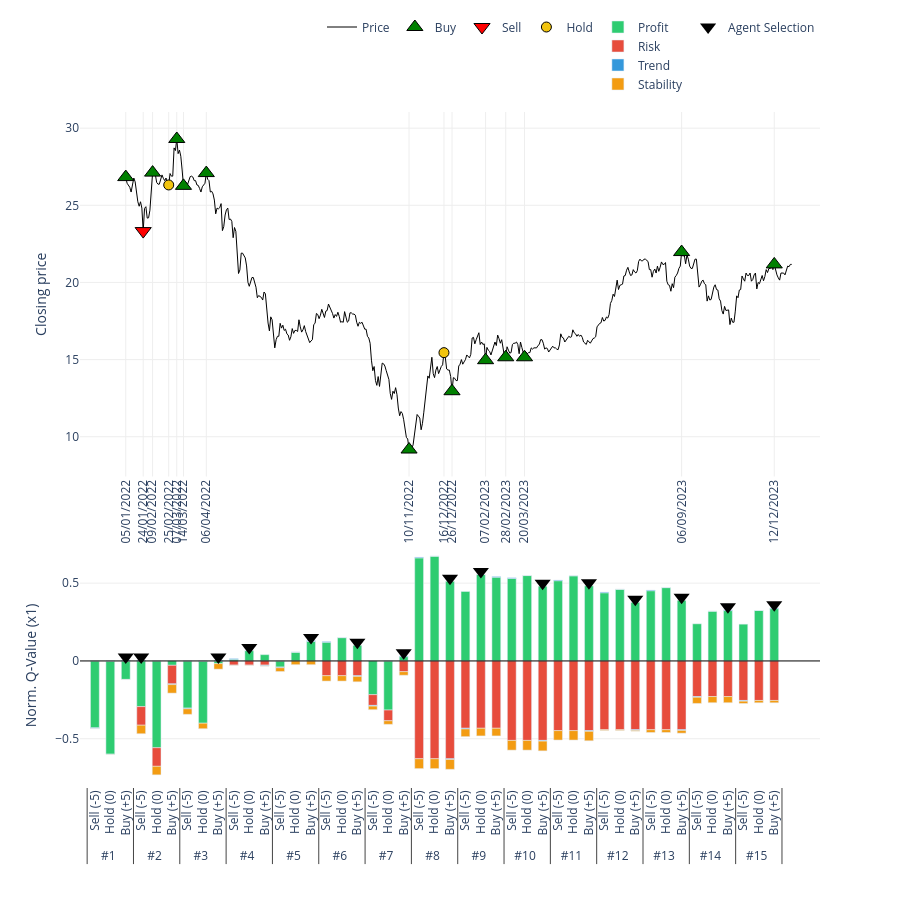

Notebook cell for this chart:
### Code cell
# 2. Gọi hàm vẽ (Truyền đúng tên biến vào)
plot_agent_reasoning_minimalist(
    ticker='HPG',                    # Tên mã cổ phiếu hiển thị trên tiêu đề
    df_price=df_processed_test_HPG,  # Dữ liệu giá
    actions=actions_HPG,             # Hành động thực tế
    q_history=q_values_history_HPG,      # Lịch sử Q-value (Input quan trọng)
    critical_indices=index_list_HPG,     # Danh sách các điểm cần vẽ
    scale=1                       # Thang đo hiển thị (để cột cao khoảng 50 đơn vị cho đẹp)
)

### Figure 1 — Plotly figure (JSON) as saved in the notebook; plotly's stock layout.template omitted (floating-point values rounded to 4 significant figures; data arrays with more than 128 entries replaced by an {"elided": "..."} marker saying what was removed)
{"data": [{"hoverinfo": "x+y", "line": {"color": "black", "width": 1}, "mode": "lines", "name": "Price", "type": "scatter", "x": {"elided": "498 str values"}, "xaxis": "x", "y": {"elided": "498 float values"}, "yaxis": "y"}, {"marker": {"color": "green", "line": {"color": "black", "width": 1}, "size": 14, "symbol": "triangle-up"}, "mode": "markers", "name": "Buy", "type": "scatter", "x": ["05/01/2022", "09/02/2022", "07/03/2022", "14/03/2022", "06/04/2022", "10/11/2022", "26/12/2022", "07/02/2023", "28/02/2023", "20/03/2023", "06/09/2023", "12/12/2023"], "xaxis": "x", "y": [26.83, 27.12, 29.3, 26.26, 27.09, 9.17, 12.95, 14.96, 15.15, 15.15, 21.97, 21.17], "yaxis": "y"}, {"marker": {"color": "red", "line": {"color": "black", "width": 1}, "size": 14, "symbol": "triangle-down"}, "mode": "markers", "name": "Sell", "type": "scatter", "x": ["24/01/2022"], "xaxis": "x", "y": [23.33], "yaxis": "y"}, {"marker": {"color": "#f1c40f", "line": {"color": "black", "width": 1}, "size": 10, "symbol": "circle"}, "mode": "markers", "name": "Hold", "type": "scatter", "x": ["25/02/2022", "16/12/2022"], "xaxis": "x", "y": [26.32, 15.45], "yaxis": "y"}, {"legendgroup": "comp", "marker": {"color": "#2ecc71"}, "name": "Profit", "type": "bar", "x": [["#1", "#1", "#1", "#2", "#2", "#2", "#3", "#3", "#3", "#4", "#4", "#4", "#5", "#5", "#5", "#6", "#6", "#6", "#7", "#7", "#7", "#8", "#8", "#8", "#9", "#9", "#9", "#10", "#10", "#10", "#11", "#11", "#11", "#12", "#12", "#12", "#13", "#13", "#13", "#14", "#14", "#14", "#15", "#15", "#15"], ["Sell (-5)", "Hold (0)", "Buy (+5)", "Sell (-5)", "Hold (0)", "Buy (+5)", "Sell (-5)", "Hold (0)", "Buy (+5)", "Sell (-5)", "Hold (0)", "Buy (+5)", "Sell (-5)", "Hold (0)", "Buy (+5)", "Sell (-5)", "Hold (0)", "Buy (+5)", "Sell (-5)", "Hold (0)", "Buy (+5)", "Sell (-5)", "Hold (0)", "Buy (+5)", "Sell (-5)", "Hold (0)", "Buy (+5)", "Sell (-5)", "Hold (0)", "Buy (+5)", "Sell (-5)", "Hold (0)", "Buy (+5)", "Sell (-5)", "Hold (0)", "Buy (+5)", "Sell (-5)", "Hold (0)", "Buy (+5)", "Sell (-5)", "Hold (0)", "Buy (+5)", "Sell (-5)", "Hold (0)", "Buy (+5)"]], "xaxis": "x2", "y": [-0.4299, -0.5995, -0.1188, -0.2936, -0.5578, -0.02793, -0.3033, -0.4002, -0.01739, 0.01043, 0.06667, 0.04033, -0.03936, 0.05714, 0.126, 0.1202, 0.15, 0.09999, -0.2168, -0.3155, 0.02766, 0.6625, 0.6736, 0.5118, 0.4464, 0.5556, 0.5381, 0.53, 0.549, 0.4802, 0.5158, 0.5475, 0.4827, 0.4381, 0.4605, 0.3765, 0.4514, 0.4716, 0.3893, 0.2386, 0.3199, 0.3237, 0.2364, 0.3245, 0.3361], "yaxis": "y2"}, {"legendgroup": "comp", "marker": {"color": "#e74c3c"}, "name": "Risk", "type": "bar", "x": [["#1", "#1", "#1", "#2", "#2", "#2", "#3", "#3", "#3", "#4", "#4", "#4", "#5", "#5", "#5", "#6", "#6", "#6", "#7", "#7", "#7", "#8", "#8", "#8", "#9", "#9", "#9", "#10", "#10", "#10", "#11", "#11", "#11", "#12", "#12", "#12", "#13", "#13", "#13", "#14", "#14", "#14", "#15", "#15", "#15"], ["Sell (-5)", "Hold (0)", "Buy (+5)", "Sell (-5)", "Hold (0)", "Buy (+5)", "Sell (-5)", "Hold (0)", "Buy (+5)", "Sell (-5)", "Hold (0)", "Buy (+5)", "Sell (-5)", "Hold (0)", "Buy (+5)", "Sell (-5)", "Hold (0)", "Buy (+5)", "Sell (-5)", "Hold (0)", "Buy (+5)", "Sell (-5)", "Hold (0)", "Buy (+5)", "Sell (-5)", "Hold (0)", "Buy (+5)", "Sell (-5)", "Hold (0)", "Buy (+5)", "Sell (-5)", "Hold (0)", "Buy (+5)", "Sell (-5)", "Hold (0)", "Buy (+5)", "Sell (-5)", "Hold (0)", "Buy (+5)", "Sell (-5)", "Hold (0)", "Buy (+5)", "Sell (-5)", "Hold (0)", "Buy (+5)"]], "xaxis": "x2", "y": [0, 0, 0, -0.1194, -0.1194, -0.1194, 0, 0, 0, -0.027, -0.027, -0.027, 0, 0, 0, -0.09498, -0.09498, -0.09498, -0.06905, -0.06905, -0.06905, -0.6289, -0.6289, -0.6289, -0.4327, -0.4327, -0.4327, -0.5108, -0.5108, -0.5108, -0.448, -0.448, -0.448, -0.4421, -0.4421, -0.4421, -0.4421, -0.4421, -0.4421, -0.229, -0.229, -0.229, -0.254, -0.254, -0.254], "yaxis": "y2"}, {"legendgroup": "comp", "marker": {"color": "#3498db"}, "name": "Trend", "type": "bar", "x": [["#1", "#1", "#1", "#2", "#2", "#2", "#3", "#3", "#3", "#4", "#4", "#4", "#5", "#5", "#5", "#6", "#6", "#6", "#7", "#7", "#7", "#8", "#8", "#8", "#9", "#9", "#9", "#10", "#10", "#10", "#11", "#11", "#11", "#12", "#12", "#12", "#13", "#13", "#13", "#14", "#14", "#14", "#15", "#15", "#15"], ["Sell (-5)", "Hold (0)", "Buy (+5)", "Sell (-5)", "Hold (0)", "Buy (+5)", "Sell (-5)", "Hold (0)", "Buy (+5)", "Sell (-5)", "Hold (0)", "Buy (+5)", "Sell (-5)", "Hold (0)", "Buy (+5)", "Sell (-5)", "Hold (0)", "Buy (+5)", "Sell (-5)", "Hold (0)", "Buy (+5)", "Sell (-5)", "Hold (0)", "Buy (+5)", "Sell (-5)", "Hold (0)", "Buy (+5)", "Sell (-5)", "Hold (0)", "Buy (+5)", "Sell (-5)", "Hold (0)", "Buy (+5)", "Sell (-5)", "Hold (0)", "Buy (+5)", "Sell (-5)", "Hold (0)", "Buy (+5)", "Sell (-5)", "Hold (0)", "Buy (+5)", "Sell (-5)", "Hold (0)", "Buy (+5)"]], "xaxis": "x2", "y": [-0.004577, 0, 0.004577, 0.004577, 0, -0.004577, -0.004577, 0, 0.004577, 0.004577, 0, -0.004577, -0.004577, 0, 0.004577, 0.004577, 0, -0.004577, -0.004577, 0, 0.004577, 0.004577, 0, -0.004577, -0.004577, 0, 0.004577, 0.004577, 0, -0.004577, 0.004577, 0, -0.004577, 0.004577, 0, -0.004577, 0.004577, 0, -0.004577, -0.004577, 0, 0.004577, -0.004577, 0, 0.004577], "yaxis": "y2"}, {"legendgroup": "comp", "marker": {"color": "#f39c12"}, "name": "Stability", "type": "bar", "x": [["#1", "#1", "#1", "#2", "#2", "#2", "#3", "#3", "#3", "#4", "#4", "#4", "#5", "#5", "#5", "#6", "#6", "#6", "#7", "#7", "#7", "#8", "#8", "#8", "#9", "#9", "#9", "#10", "#10", "#10", "#11", "#11", "#11", "#12", "#12", "#12", "#13", "#13", "#13", "#14", "#14", "#14", "#15", "#15", "#15"], ["Sell (-5)", "Hold (0)", "Buy (+5)", "Sell (-5)", "Hold (0)", "Buy (+5)", "Sell (-5)", "Hold (0)", "Buy (+5)", "Sell (-5)", "Hold (0)", "Buy (+5)", "Sell (-5)", "Hold (0)", "Buy (+5)", "Sell (-5)", "Hold (0)", "Buy (+5)", "Sell (-5)", "Hold (0)", "Buy (+5)", "Sell (-5)", "Hold (0)", "Buy (+5)", "Sell (-5)", "Hold (0)", "Buy (+5)", "Sell (-5)", "Hold (0)", "Buy (+5)", "Sell (-5)", "Hold (0)", "Buy (+5)", "Sell (-5)", "Hold (0)", "Buy (+5)", "Sell (-5)", "Hold (0)", "Buy (+5)", "Sell (-5)", "Hold (0)", "Buy (+5)", "Sell (-5)", "Hold (0)", "Buy (+5)"]], "xaxis": "x2", "y": [-0.001025, -0.001025, -0.001025, -0.05495, -0.05495, -0.05495, -0.03541, -0.03541, -0.03541, -0.001736, -0.001736, -0.001736, -0.02405, -0.02405, -0.02405, -0.03455, -0.03455, -0.03455, -0.02286, -0.02286, -0.02286, -0.06319, -0.06319, -0.06319, -0.04933, -0.04933, -0.04933, -0.06256, -0.06256, -0.06256, -0.06057, -0.06057, -0.06057, -0.004808, -0.004808, -0.004808, -0.01777, -0.01777, -0.01777, -0.03955, -0.03955, -0.03955, -0.01494, -0.01494, -0.01494], "yaxis": "y2"}, {"marker": {"color": "black", "size": 14, "symbol": "triangle-down"}, "mode": "markers", "name": "Agent Selection", "showlegend": true, "type": "scatter", "x": [["#1", "#2", "#3", "#4", "#5", "#6", "#7", "#8", "#9", "#10", "#11", "#12", "#13", "#14", "#15"], ["Buy (+5)", "Sell (-5)", "Buy (+5)", "Hold (0)", "Buy (+5)", "Buy (+5)", "Buy (+5)", "Buy (+5)", "Hold (0)", "Buy (+5)", "Buy (+5)", "Buy (+5)", "Buy (+5)", "Buy (+5)", "Buy (+5)"]], "xaxis": "x2", "y": [0.02458, 0.02458, 0.02458, 0.08667, 0.1506, 0.12, 0.05224, 0.5318, 0.5756, 0.5002, 0.5027, 0.3965, 0.4093, 0.3483, 0.3607], "yaxis": "y2"}], "layout": {"bargap": 0.4, "bargroupgap": 0.05, "barmode": "relative", "height": 900, "legend": {"orientation": "h", "x": 1, "xanchor": "right", "y": 1.02, "yanchor": "bottom"}, "plot_bgcolor": "white", "shapes": [{"line": {"color": "black", "dash": "solid", "width": 1}, "type": "line", "x0": 0, "x1": 1, "xref": "x2 domain", "y0": 0, "y1": 0, "yref": "y2"}], "showlegend": true, "xaxis": {"anchor": "y", "domain": [0, 1], "gridcolor": "#eee", "rangeslider": {"visible": false}, "showgrid": true, "tickangle": -90, "tickmode": "array", "ticktext": ["05/01/2022", "24/01/2022", "09/02/2022", "25/02/2022", "07/03/2022", "14/03/2022", "06/04/2022", "10/11/2022", "16/12/2022", "26/12/2022", "07/02/2023", "28/02/2023", "20/03/2023", "06/09/2023", "12/12/2023"], "tickvals": ["05/01/2022", "24/01/2022", "09/02/2022", "25/02/2022", "07/03/2022", "14/03/2022", "06/04/2022", "10/11/2022", "16/12/2022", "26/12/2022", "07/02/2023", "28/02/2023", "20/03/2023", "06/09/2023", "12/12/2023"]}, "xaxis2": {"anchor": "y2", "domain": [0, 1], "showticklabels": true, "tickangle": -90, "title": {"text": ""}, "type": "multicategory"}, "yaxis": {"anchor": "x", "domain": [0.46, 1], "gridcolor": "#eee", "showgrid": true, "title": {"text": "Closing price"}}, "yaxis2": {"anchor": "x2", "domain": [0, 0.36], "gridcolor": "#eee", "showgrid": true, "title": {"text": "Norm. Q-Value (x1)"}}}}
